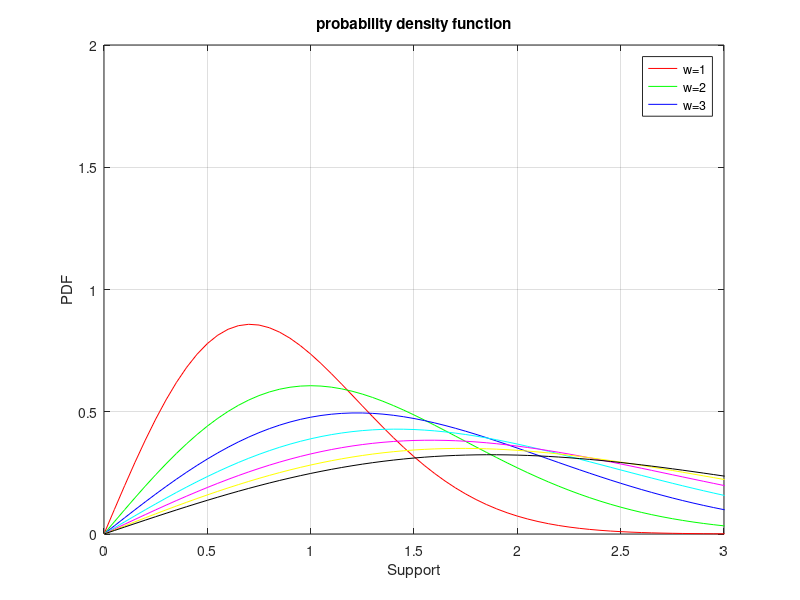

Recreate this plot in MATLAB.
% this code is written by Jamal A. Hussein
% barznjy79@yahoo.com
% all rights reserved
clc; clear all; close all;
colors=['r','g','b', 'c', 'm', 'y', 'k'] ;
m = 1;
x = [0:0.05:7];
for w = 1:7
for ii = 1:length(x)
y(ii)=((2*m^m)/(gamma(m)*w^m))*x(ii)^(2*m-1)*exp(-((m/w)*x(ii)^2));
 
end
plot(x,y,colors(w))
hold on
end
xlabel('Support'); 
ylabel('PDF'); 
title('probability density function')
hleg1 = legend('w=1','w=2','w=3');
set(hleg1,'Location','NorthEast')
axis([0 3 0 2]);
grid on 